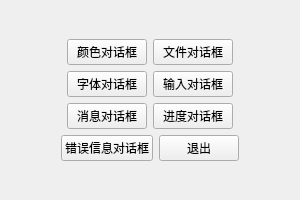
<?xml version="1.0" encoding="UTF-8"?>
<ui version="4.0">
 <class>MyWidget</class>
 <widget class="QWidget" name="MyWidget">
  <property name="geometry">
   <rect>
    <x>0</x>
    <y>0</y>
    <width>300</width>
    <height>200</height>
   </rect>
  </property>
  <property name="windowTitle">
   <string>MyWidget</string>
  </property>
  <layout class="QVBoxLayout" name="verticalLayout">
   <item>
    <spacer name="verticalSpacer">
     <property name="orientation">
      <enum>Qt::Vertical</enum>
     </property>
     <property name="sizeHint" stdset="0">
      <size>
       <width>20</width>
       <height>37</height>
      </size>
     </property>
    </spacer>
   </item>
   <item>
    <layout class="QHBoxLayout" name="horizontalLayout_5">
     <item>
      <spacer name="horizontalSpacer">
       <property name="orientation">
        <enum>Qt::Horizontal</enum>
       </property>
       <property name="sizeHint" stdset="0">
        <size>
         <width>40</width>
         <height>20</height>
        </size>
       </property>
      </spacer>
     </item>
     <item>
      <layout class="QHBoxLayout" name="horizontalLayout">
       <item>
        <widget class="QPushButton" name="pushButton">
         <property name="text">
          <string>颜色对话框</string>
         </property>
        </widget>
       </item>
       <item>
        <widget class="QPushButton" name="pushButton_5">
         <property name="text">
          <string>文件对话框</string>
         </property>
        </widget>
       </item>
      </layout>
     </item>
     <item>
      <spacer name="horizontalSpacer_2">
       <property name="orientation">
        <enum>Qt::Horizontal</enum>
       </property>
       <property name="sizeHint" stdset="0">
        <size>
         <width>40</width>
         <height>20</height>
        </size>
       </property>
      </spacer>
     </item>
    </layout>
   </item>
   <item>
    <layout class="QHBoxLayout" name="horizontalLayout_6">
     <item>
      <spacer name="horizontalSpacer_3">
       <property name="orientation">
        <enum>Qt::Horizontal</enum>
       </property>
       <property name="sizeHint" stdset="0">
        <size>
         <width>40</width>
         <height>20</height>
        </size>
       </property>
      </spacer>
     </item>
     <item>
      <layout class="QHBoxLayout" name="horizontalLayout_2">
       <item>
        <widget class="QPushButton" name="pushButton_2">
         <property name="text">
          <string>字体对话框</string>
         </property>
        </widget>
       </item>
       <item>
        <widget class="QPushButton" name="pushButton_6">
         <property name="text">
          <string>输入对话框</string>
         </property>
        </widget>
       </item>
      </layout>
     </item>
     <item>
      <spacer name="horizontalSpacer_4">
       <property name="orientation">
        <enum>Qt::Horizontal</enum>
       </property>
       <property name="sizeHint" stdset="0">
        <size>
         <width>40</width>
         <height>20</height>
        </size>
       </property>
      </spacer>
     </item>
    </layout>
   </item>
   <item>
    <layout class="QHBoxLayout" name="horizontalLayout_8">
     <item>
      <spacer name="horizontalSpacer_5">
       <property name="orientation">
        <enum>Qt::Horizontal</enum>
       </property>
       <property name="sizeHint" stdset="0">
        <size>
         <width>40</width>
         <height>20</height>
        </size>
       </property>
      </spacer>
     </item>
     <item>
      <layout class="QHBoxLayout" name="horizontalLayout_3">
       <item>
        <widget class="QPushButton" name="pushButton_3">
         <property name="text">
          <string>消息对话框</string>
         </property>
        </widget>
       </item>
       <item>
        <widget class="QPushButton" name="pushButton_7">
         <property name="text">
          <string>进度对话框</string>
         </property>
        </widget>
       </item>
      </layout>
     </item>
     <item>
      <spacer name="horizontalSpacer_7">
       <property name="orientation">
        <enum>Qt::Horizontal</enum>
       </property>
       <property name="sizeHint" stdset="0">
        <size>
         <width>40</width>
         <height>20</height>
        </size>
       </property>
      </spacer>
     </item>
    </layout>
   </item>
   <item>
    <layout class="QHBoxLayout" name="horizontalLayout_7">
     <item>
      <spacer name="horizontalSpacer_6">
       <property name="orientation">
        <enum>Qt::Horizontal</enum>
       </property>
       <property name="sizeHint" stdset="0">
        <size>
         <width>40</width>
         <height>20</height>
        </size>
       </property>
      </spacer>
     </item>
     <item>
      <layout class="QHBoxLayout" name="horizontalLayout_4">
       <item>
        <widget class="QPushButton" name="pushButton_4">
         <property name="text">
          <string>错误信息对话框</string>
         </property>
        </widget>
       </item>
       <item>
        <widget class="QPushButton" name="pushButton_8">
         <property name="text">
          <string>退出</string>
         </property>
        </widget>
       </item>
      </layout>
     </item>
     <item>
      <spacer name="horizontalSpacer_8">
       <property name="orientation">
        <enum>Qt::Horizontal</enum>
       </property>
       <property name="sizeHint" stdset="0">
        <size>
         <width>40</width>
         <height>20</height>
        </size>
       </property>
      </spacer>
     </item>
    </layout>
   </item>
   <item>
    <spacer name="verticalSpacer_2">
     <property name="orientation">
      <enum>Qt::Vertical</enum>
     </property>
     <property name="sizeHint" stdset="0">
      <size>
       <width>20</width>
       <height>37</height>
      </size>
     </property>
    </spacer>
   </item>
  </layout>
 </widget>
 <resources/>
 <connections>
  <connection>
   <sender>pushButton_8</sender>
   <signal>clicked()</signal>
   <receiver>MyWidget</receiver>
   <slot>close()</slot>
   <hints>
    <hint type="sourcelabel">
     <x>187</x>
     <y>162</y>
    </hint>
    <hint type="destinationlabel">
     <x>213</x>
     <y>192</y>
    </hint>
   </hints>
  </connection>
 </connections>
</ui>
